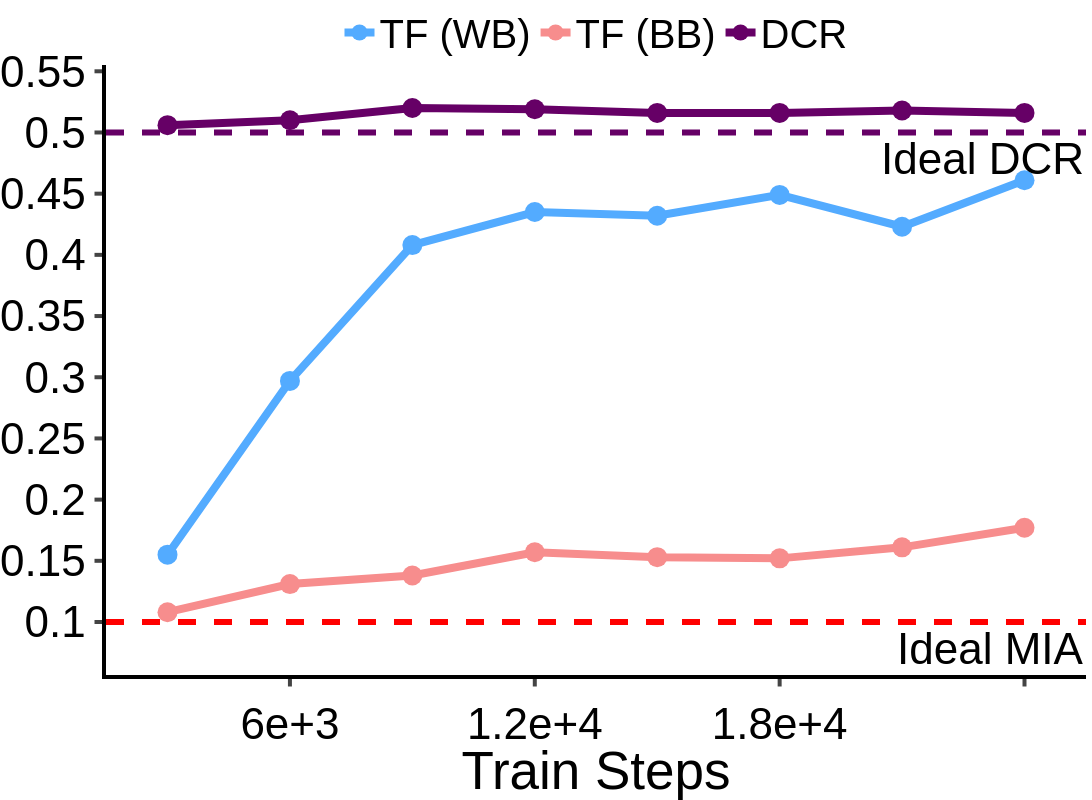

Here is the notebook cell this chart was saved with:
### Code cell
df = {"Train Steps": train_steps, "TF (WB)": train_steps_wb, "TF (BB)": train_steps_bb, "DCR": train_steps_dcr}

fig = px.line(
    data_frame=df,
    x="Train Steps",
    y=["TF (WB)", "TF (BB)", "DCR"],
    markers=True,
)
fig.add_hline(y=0.1, line_dash="dash", line_color="red", annotation_text="Ideal MIA", annotation_position="bottom right", line_width=6)
fig.add_hline(y=0.5, line_dash="dash", line_color="#660066", annotation_text="Ideal DCR", annotation_position="bottom right", line_width=6)
fig.data[0].line.color = "#53abff"
fig.data[1].line.color = "#f78d8d"
fig.data[2].line.color = "#660066"
fig.update_layout(
    xaxis=dict(
        tickmode='array',
        tickvals=[6e03, 1.2e04, 1.8e04, 2.4e04],
    ),
)
fig.update_xaxes(
    ticks="outside", tickwidth=4, ticklen=7.5, linewidth=4, linecolor="black", tickangle=0, title_font_family="Helvetica", tickfont_family="Helvetica", tickfont_size=FONT_SIZE, tickformat=".2E"
)
fig.update_yaxes(
    ticks="outside", tickwidth=4, ticklen=7.5, linewidth=4, linecolor="black", title = "Metric Score", tickangle=0, title_font_family="Helvetica", tickfont_family="Helvetica", tickfont_size=FONT_SIZE,
)
fig.update_traces(marker=dict(size=20), line=dict(width=8))

customize_figure_layout(fig)
fig.update_layout(yaxis_title=None)
save_and_display_figure(fig, "diabetes_tf_dcr_train_steps", plots_dir)

### Figure 1 — Plotly figure (JSON) as saved in the notebook; plotly's stock layout.template omitted (floating-point values rounded to 4 significant figures)
{"data": [{"hovertemplate": "variable=TF (WB)<br>Train Steps=%{x}<br>value=%{y}<extra></extra>", "legendgroup": "TF (WB)", "line": {"color": "#53abff", "dash": "solid", "width": 8}, "marker": {"size": 20, "symbol": "circle"}, "mode": "lines+markers", "name": "TF (WB)", "orientation": "v", "showlegend": true, "type": "scatter", "x": [3000.0, 6000.0, 9000.0, 12000.0, 15000.0, 18000.0, 21000.0, 24000.0], "xaxis": "x", "y": [0.155, 0.297, 0.408, 0.435, 0.432, 0.449, 0.423, 0.461], "yaxis": "y"}, {"hovertemplate": "variable=TF (BB)<br>Train Steps=%{x}<br>value=%{y}<extra></extra>", "legendgroup": "TF (BB)", "line": {"color": "#f78d8d", "dash": "solid", "width": 8}, "marker": {"size": 20, "symbol": "circle"}, "mode": "lines+markers", "name": "TF (BB)", "orientation": "v", "showlegend": true, "type": "scatter", "x": [3000.0, 6000.0, 9000.0, 12000.0, 15000.0, 18000.0, 21000.0, 24000.0], "xaxis": "x", "y": [0.108, 0.131, 0.138, 0.157, 0.153, 0.152, 0.161, 0.177], "yaxis": "y"}, {"hovertemplate": "variable=DCR<br>Train Steps=%{x}<br>value=%{y}<extra></extra>", "legendgroup": "DCR", "line": {"color": "#660066", "dash": "solid", "width": 8}, "marker": {"size": 20, "symbol": "circle"}, "mode": "lines+markers", "name": "DCR", "orientation": "v", "showlegend": true, "type": "scatter", "x": [3000.0, 6000.0, 9000.0, 12000.0, 15000.0, 18000.0, 21000.0, 24000.0], "xaxis": "x", "y": [0.506, 0.51, 0.52, 0.519, 0.516, 0.516, 0.518, 0.516], "yaxis": "y"}], "layout": {"annotations": [{"showarrow": false, "text": "Ideal MIA", "x": 1, "xanchor": "right", "xref": "x domain", "y": 0.1, "yanchor": "top", "yref": "y"}, {"showarrow": false, "text": "Ideal DCR", "x": 1, "xanchor": "right", "xref": "x domain", "y": 0.5, "yanchor": "top", "yref": "y"}], "font": {"color": "black", "family": "Helvetica", "size": 44}, "height": 800, "legend": {"font": {"size": 40}, "orientation": "h", "title": {"font": {"family": "Helvetica"}, "text": ""}, "tracegroupgap": 0, "valign": "top", "x": 0.5, "xanchor": "center", "y": 1, "yanchor": "bottom"}, "margin": {"b": 0, "l": 0, "pad": 0, "r": 0, "t": 40}, "plot_bgcolor": "white", "shapes": [{"line": {"color": "red", "dash": "dash", "width": 6}, "type": "line", "x0": 0, "x1": 1, "xref": "x domain", "y0": 0.1, "y1": 0.1, "yref": "y"}, {"line": {"color": "#660066", "dash": "dash", "width": 6}, "type": "line", "x0": 0, "x1": 1, "xref": "x domain", "y0": 0.5, "y1": 0.5, "yref": "y"}], "title": {"font": {"family": "Helvetica"}, "x": 0.5, "y": 0.99}, "width": 1200, "xaxis": {"anchor": "y", "automargin": true, "domain": [0, 1], "linecolor": "black", "linewidth": 4, "tickangle": 0, "tickfont": {"family": "Helvetica", "size": 44}, "tickformat": ".2E", "ticklen": 7.5, "tickmode": "array", "ticks": "outside", "tickvals": [6000, 12000, 18000, 24000], "tickwidth": 4, "title": {"font": {"family": "Helvetica"}, "text": "Train Steps"}}, "yaxis": {"anchor": "x", "automargin": true, "domain": [0, 1], "linecolor": "black", "linewidth": 4, "tickangle": 0, "tickfont": {"family": "Helvetica", "size": 44}, "ticklen": 7.5, "ticks": "outside", "tickwidth": 4, "title": {}}}}
